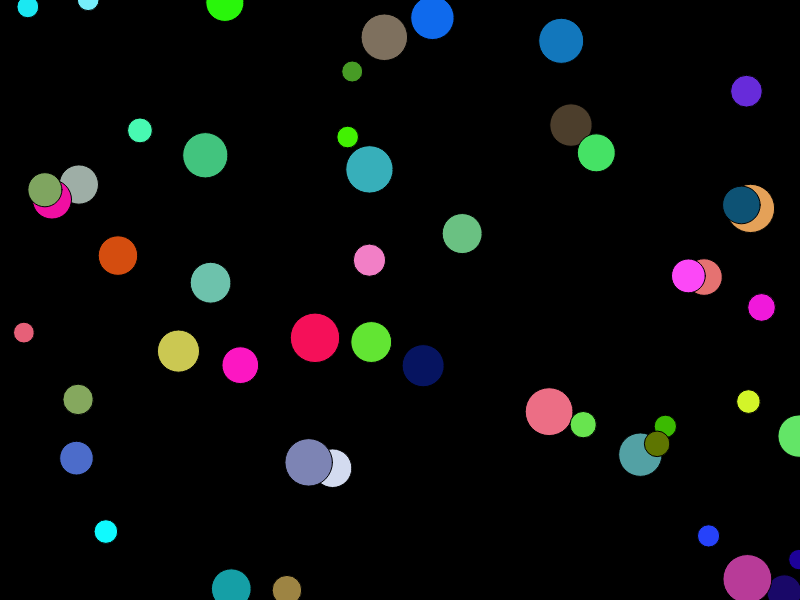
Frame 1 (no input)
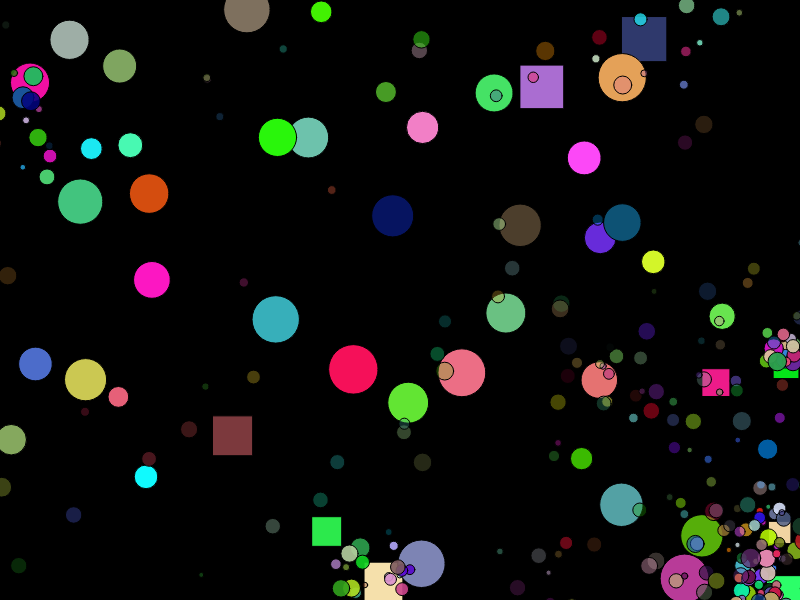
Frame 60 (no input)
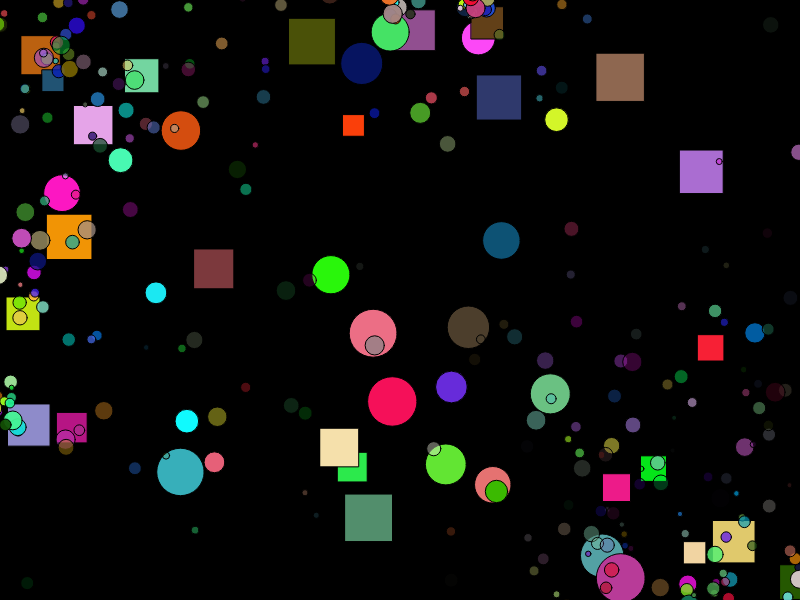
Frame 120 (the mouse pressed at the canvas centre since frame 60)

The p5.js sketch that drew these frames (run headless with seeded random() and noise() and a simulated clock; from frame 60 on, the mouse is pressed at the canvas centre):

// p5.js sketch
// ── sketch.js
let balls = [];
let miniBalls = []; 
let threshold = 30;
let accChangeX = 0;
let accChangeY = 0;
let accChangeT = 0;

function setup() {
  createCanvas(displayWidth, displayHeight);

  for (let i = 0; i < 50; i++) {
    balls.push(new Ball());
  }
}

function draw() {
  background(0);

  // Display and move main balls
  for (let i = 0; i < balls.length; i++) {
    balls[i].move();
    balls[i].display();
  }

  // Display and update mini balls
  for (let i = miniBalls.length - 1; i >= 0; i--) {
    miniBalls[i].move();
    miniBalls[i].display();
    if (miniBalls[i].alpha <= 0) {
      miniBalls.splice(i, 1); // Remove faded-out mini balls
    }
  }

  checkForShake();
}

function checkForShake() {
  accChangeX = abs(accelerationX - pAccelerationX);
  accChangeY = abs(accelerationY - pAccelerationY);
  accChangeT = accChangeX + accChangeY;

  if (accChangeT >= threshold) {
    for (let i = 0; i < balls.length; i++) {
      balls[i].shake();
      balls[i].turn();
    }
  } else {
    for (let i = 0; i < balls.length; i++) {
      balls[i].stopShake();
      balls[i].turn();
      balls[i].move();
    }
  }
}

// Ball class
class Ball {
  constructor() {
    this.x = random(width);
    this.y = random(height);
    this.diameter = random(20, 50);
    this.xspeed = random(-2, 2);
    this.yspeed = random(-2, 2);
    this.oxspeed = this.xspeed;
    this.oyspeed = this.yspeed;
    this.direction = 0.7;
    this.color = color(random(255), random(255), random(255));
    this.isBox = false; // Track shape
  }

  move() {
    this.x += this.xspeed * this.direction;
    this.y += this.yspeed * this.direction;
  }

  turn() {
    if (this.x < 0 || this.x > width - 20 || this.y < 0 || this.y > height - 20) {
      this.color = color(random(255), random(255), random(255)); // Change color
      this.isBox = !this.isBox; // Toggle between box and ball
      this.createMiniBalls(); // Generate smaller balls on bounce

      if (this.x < 0) this.x = 0;
      if (this.y < 0) this.y = 0;
      if (this.x > width - 20) this.x = width - 20;
      if (this.y > height - 20) this.y = height - 20;

      this.direction = -this.direction;
    }
  }

  shake() {
    this.xspeed += random(5, accChangeX / 3);
    this.yspeed += random(5, accChangeX / 3);
  }

  stopShake() {
    if (this.xspeed > this.oxspeed) {
      this.xspeed -= 0.6;
    } else {
      this.xspeed = this.oxspeed;
    }
    if (this.yspeed > this.oyspeed) {
      this.yspeed -= 0.6;
    } else {
      this.yspeed = this.oyspeed;
    }
  }

  // Generate smaller balls on bounce
  createMiniBalls() {
    for (let i = 0; i < 20; i++) {
      miniBalls.push(new MiniBall(this.x, this.y));
    }
  }

  display() {
    fill(this.color);
    if (this.isBox) {
      rect(this.x, this.y, this.diameter, this.diameter); // Display as box on bounce
    } else {
      ellipse(this.x, this.y, this.diameter, this.diameter);
    }
  }
}

// MiniBall class for smaller balls
class MiniBall {
  constructor(x, y) {
    this.x = x;
    this.y = y;
    this.diameter = random(5, 20);
    this.xspeed = random(-5, 5);
    this.yspeed = random(-5, 5);
    this.color = color(random(255), random(255), random(255));
    this.alpha = 255; // Start fully opaque
  }

  move() {
    this.x += this.xspeed;
    this.y += this.yspeed;
    this.alpha -= 3; // Gradually fade out
  }

  display() {
    fill(red(this.color), green(this.color), blue(this.color), this.alpha);
    ellipse(this.x, this.y, this.diameter, this.diameter);
  }
}
